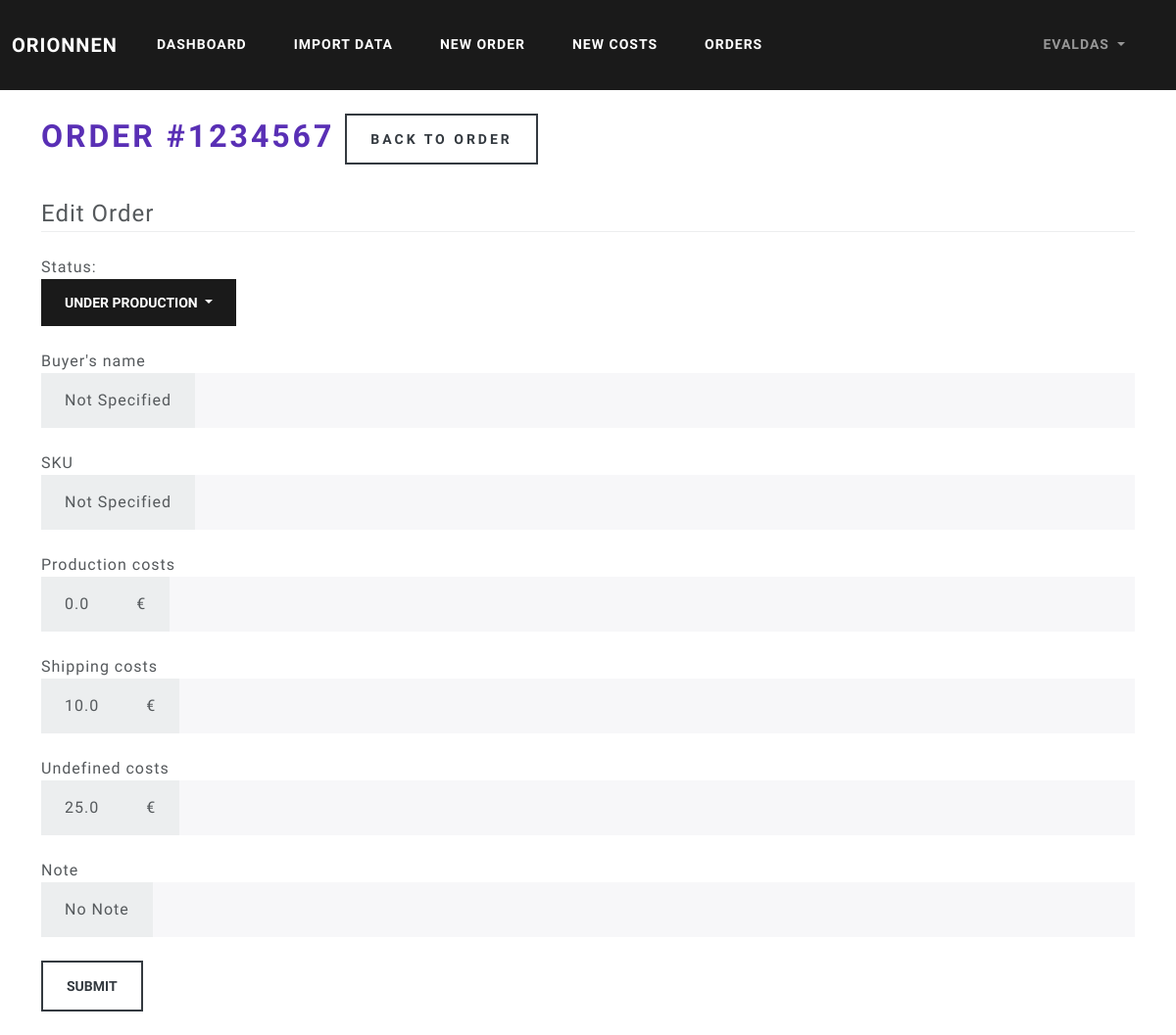
The app's page /orders/id_1234567/edit (signed in) with its own data.
### orionnen/models.py (models this page shows, shortened)
class User(db.Model, UserMixin):
    id = db.Column(db.Integer, primary_key=True)
    username = db.Column(db.String(20), unique=True, nullable=False)
    email = db.Column(db.String(120), unique=True, nullable=False)
    password = db.Column(db.String(60), nullable=False)
    orders = db.relationship('Order', backref='author', lazy=True)
    costs = db.relationship('Costs', backref='author', lazy=True)

class Order(db.Model):
    id = db.Column(db.Integer, primary_key=True)
    user_id = db.Column(db.Integer, db.ForeignKey('user.id'), nullable=False)
    order_id = db.Column(db.Integer, unique=True, nullable=False)
    sku = db.Column(db.String(20), default='Not Specified')
    buyer = db.Column(db.String(20), default='Not Specified')
    date = db.Column(db.Date, nullable=False)
    note = db.Column(db.String(20), default='No Note')
    status = db.Column(db.String(20), default='Ordered')
    revenue = db.Column(db.Float, default=0)
    refund = db.Column(db.Float, default=0)
    net_revenue = db.Column(db.Float, default=0)
    proc_fee = db.Column(db.Float, default=0)
    cred_proc_fee = db.Column(db.Float, default=0)
    net_proc_fee = db.Column(db.Float, default=0)
    trans_trans_fee = db.Column(db.Float, default=0)
    cred_trans_trans_fee = db.Column(db.Float, default=0)
    ship_trans_fee = db.Column(db.Float, default=0)
    cred_ship_trans_fee = db.Column(db.Float, default=0)
    ad_fee = db.Column(db.Float, default=0)
    cred_ad_fee = db.Column(db.Float, default=0)
    net_ad_fee = db.Column(db.Float, default=0)
    vat_ad = db.Column(db.Float, default=0)
    cred_vat_ad = db.Column(db.Float, default=0)
    vat_proc_fee = db.Column(db.Float, default=0)
    cred_vat_proc_fee = db.Column(db.Float, default=0)
    vat_trans = db.Column(db.Float, default=0)
    cred_vat_trans = db.Column(db.Float, default=0)
    vat_ship_trans = db.Column(db.Float, default=0)
    cred_vat_ship_trans = db.Column(db.Float, default=0)
    tax = db.Column(db.Float, default=0)
    cred_tax = db.Column(db.Float, default=0)
    net_tax = db.Column(db.Float, default=0)
    trans_fee = db.Column(db.Float, default=0)
    cred_trans_fee = db.Column(db.Float, default=0)
    net_trans_fee = db.Column(db.Float, default=0)
    vat = db.Column(db.Float, default=0)
    cred_vat = db.Column(db.Float, default=0)
    net_vat = db.Column(db.Float, default=0)
    etsy_costs = db.Column(db.Float, default=0)
    prod_costs = db.Column(db.Float, default=0)
    ship_costs = db.Column(db.Float, default=0)
    undef_costs = db.Column(db.Float, default=0)
    other_costs = db.Column(db.Float, default=0)
    costs = db.Column(db.Float, default=0)
    profit = db.Column(db.Float, default=0)

### orionnen/routes.py (the view, shortened to what this page needs)
@app.route('/orders/id_<order_id>/edit', methods=['GET', 'POST'])
@login_required
def edit_order(order_id):
    order = Order.query.filter_by(order_id=order_id).filter_by(author=current_user).first()
    form = EditOrderForm()
    return render_template("edit_order.html", order=order, form=form)

### orionnen/forms.py
class EditOrderForm(FlaskForm):
    buyer = StringField("Buyer's name")
    sku = StringField('SKU')
    prod_costs = FloatField('Production costs', validators=[Optional()])
    ship_costs = FloatField('Shipping costs', validators=[Optional()])
    undef_costs = FloatField('Undefined costs', validators=[Optional()])
    note = StringField('Note')
    submit = SubmitField('Submit')

### orionnen/models.py (called while the page is built)
@login_manager.user_loader
def load_user(user_id):
    return User.query.get(int(user_id))

### orionnen/templates/edit_order.html (shortened to what this page needs)
{% extends "base.html" %}
{% block content %}
  <h1>
    Order #{{ order.order_id }} <a class="btn btn-outline-dark" href="{{ url_for('view_order', order_id=order.order_id) }}">Back to order</a>
  </h1><br>
  <legend class="border-bottom mb-4">Edit Order</legend>
  Status:
  <div class="dropdown">
    <button class="btn btn-primary dropdown-toggle" type="button" id="dropdownMenuButton1" data-bs-toggle="dropdown" aria-expanded="false">
      {{ order.status }}
    </button>
  </div><br>
  <div class="content-section">
    <form method="POST" action="">
      <fieldset class="form-group">
        <div class="form-group">
          {{ form.buyer.label(class="form-control-label") }}
          <div class="input-group">
            <span class="input-group-text">{{ order.buyer }}</span>
            {{ form.buyer(class='form-control form-control-lg') }}
          </div>
        </div><br>
        <div class="form-group">
          {{ form.sku.label(class="form-control-label") }}
          <div class="input-group">
            <span class="input-group-text">{{ order.sku }}</span>
          {{ form.sku(class="form-control form-control-lg") }}
          </div>
        </div><br>
        <div class="form-group">
          {{ form.prod_costs.label(class="form-control-label") }}
          <div class="input-group">
            <span class="input-group-text">{{ order.prod_costs }}</span>
            <span class="input-group-text">€</span>
            {% if form.prod_costs.errors %}
              {{ form.prod_costs(class="form-control form-control-lg is-invalid") }}
              <div class="invalid-feedback">
              {% for error in form.prod_costs.errors %}
                <span>{{ error }}</span>
              {% endfor %}
            </div>
            {% else %}
              {{ form.prod_costs(class="form-control form-control-lg") }}
            {% endif %}
          </div>
        </div><br>
        <div class="form-group">
          {{ form.ship_costs.label(class="form-control-label") }}
          <div class="input-group">
            <span class="input-group-text">{{ order.ship_costs }}</span>
            <span class="input-group-text">€</span>
            {% if form.ship_costs.errors %}
              {{ form.ship_costs(class="form-control form-control-lg is-invalid") }}
              <div class="invalid-feedback">
              {% for error in form.ship_costs.errors %}
                <span>{{ error }}</span>
              {% endfor %}
              </div>
            {% else %}
              {{ form.ship_costs(class="form-control form-control-lg") }}
            {% endif %}
          </div>
        </div><br>
        <div class="form-group">
          {{ form.undef_costs.label(class="form-control-label") }}
          <div class="input-group">
            <span class="input-group-text">{{ order.undef_costs }}</span>
            <span class="input-group-text">€</span>
            {% if form.undef_costs.errors %}
              {{ form.undef_costs(class="form-control form-control-lg is-invalid") }}
              <div class="invalid-feedback">
              {% for error in form.undef_costs.errors %}
                <span>{{ error }}</span>
              {% endfor %}
              </div>
            {% else %}
              {{ form.undef_costs(class="form-control form-control-lg") }}
            {% endif %}
          </div>
        </div><br>
        <div class="form-group">
          {{ form.note.label(class="form-control-label") }}
          <div class="input-group">
            <span class="input-group-text">{{ order.note }}</span>
            {{ form.note(class="form-control form-control-lg") }}
          </div>
        </div><br>
      </fieldset>
      <div class="form-group">
        {{ form.submit(class="btn btn-outline-dark") }}
      </div>
    </form>
  </div><br>
{% endblock %}

### orionnen/templates/navbar.html (shortened to what this page needs)
      <nav class="navbar navbar-expand-lg navbar-dark bg-primary">
        <div class="container-fluid">
          <a class="navbar-brand" href="/">Orionnen</a>
          <div class="collapse navbar-collapse" id="navbarColor01">
            <div class="navbar-nav mr-auto">
              {% if current_user.is_authenticated %}
              <a class="nav-item nav-link active" href="{{ url_for('dashboard') }}">Dashboard</a>
              <a class="nav-item nav-link active" href="{{ url_for('upload') }}">Import data</a>
              <a class="nav-item nav-link active" href="{{ url_for('new_order') }}">New order</a>
              <a class="nav-item nav-link active" href="{{ url_for('new_costs') }}">New costs</a>
              <a class="nav-item nav-link active" href="{{ url_for('show_orders') }}">Orders</a>
              {% else %}
              <a class="nav-item nav-link active" href="{{ url_for('login') }}">Login</a>
              <a class="nav-item nav-link active" href="{{ url_for('register') }}">Register</a>
              {% endif %}
            </div>
          </div>
          <div class="navbar-nav mr-auto">
            {% if current_user.is_authenticated %}
            <li class="nav-item dropdown">
              <a class="nav-link dropdown-toggle" data-bs-toggle="dropdown" href="#" role="button" aria-haspopup="true" aria-expanded="false">
                {{ current_user.username }}
              </a>
            </li>
            {% endif %}
          </div>
        </div>
      </nav>

### records on screen
User: username "EVALDAS"
Order: order_id "1234567", status "UNDER PRODUCTION", buyer "Not Specified", sku "Not Specified", prod_costs "0.0", ship_costs "10.0", undef_costs "25.0", note "No Note"
